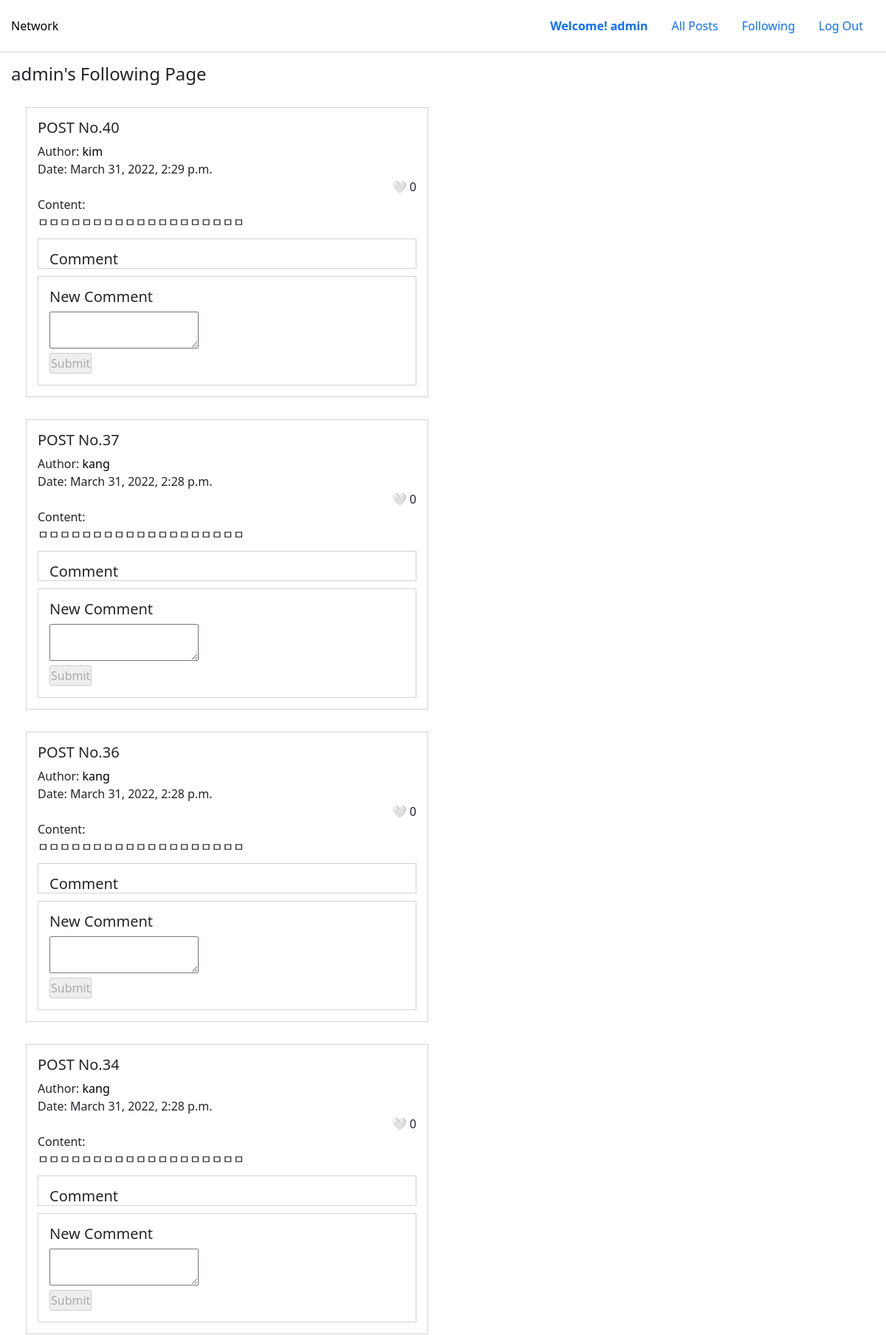
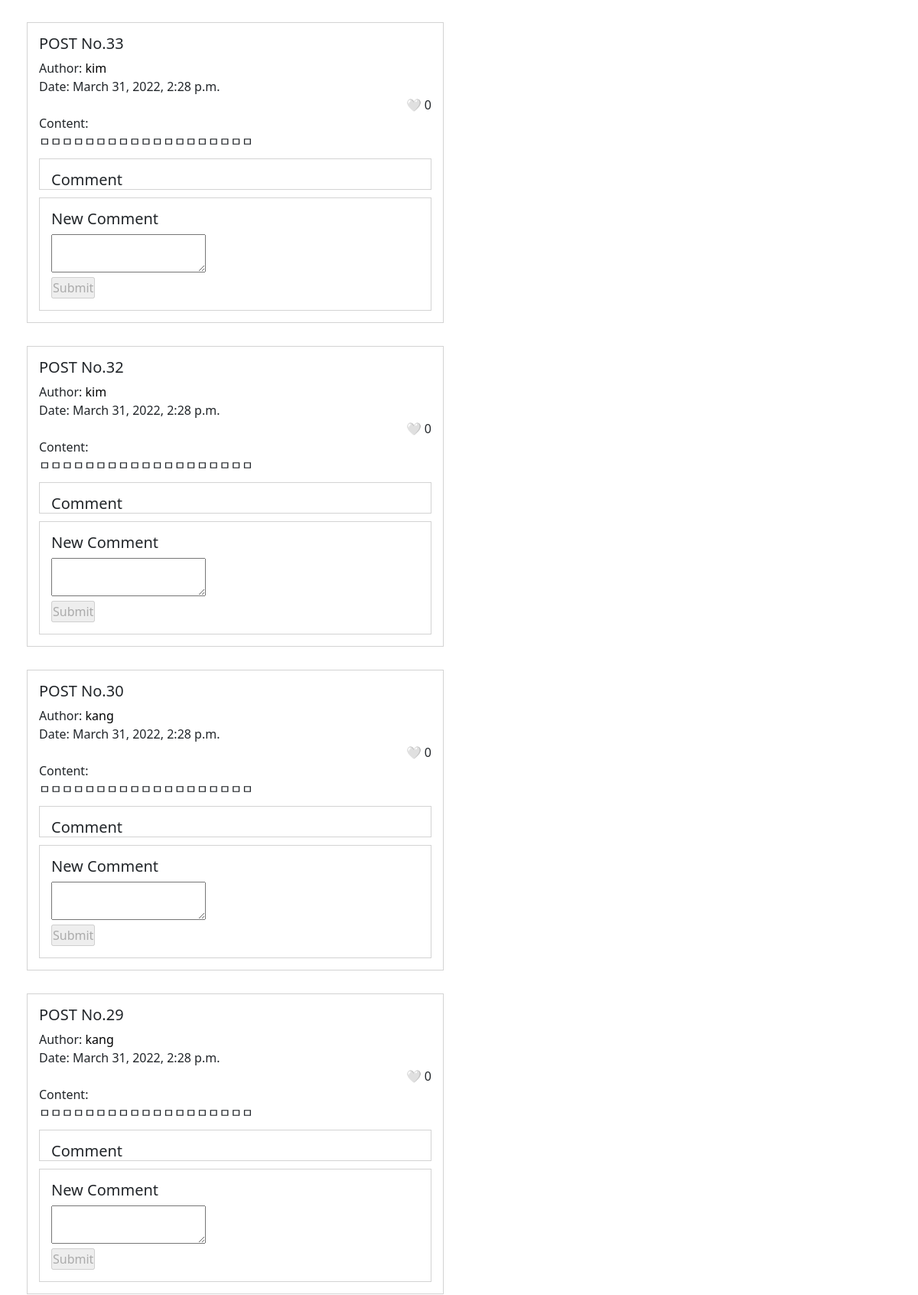
The page /following/admin (signed in, upper part) on the database its author committed (2 pictures, top to bottom).
### network/models.py (models this page shows, shortened)
class User(AbstractUser):
    follower = models.ManyToManyField(
        "self",
        blank=True,
        symmetrical=False,
        related_name="user_follower",
    )
    following = models.ManyToManyField(
        "self",
        blank=True,
        symmetrical=False,
        related_name="user_following",
    )

class Post(models.Model):
    user = models.ForeignKey(User, on_delete=models.CASCADE, related_name="post_author")
    content = models.TextField(max_length=500)
    created_time = models.DateTimeField(auto_now_add=True, auto_now=False)
    updated_time = models.DateTimeField(auto_now_add=False, auto_now=True)
    like = models.ManyToManyField(User, blank=True, related_name="post_like")

### network/views.py (the view)
# urls.py: path("following/<str:username>", views.following, name="following"),
@login_required
def following(request, username):
    followings = User.objects.get(username=username).following.all()
    posts = Post.objects.filter(user__in=followings).order_by("-created_time")
    comments = Comment.objects.all()
    paginator = Paginator(posts, 10)
    page = request.GET.get("page")
    posts = paginator.get_page(page)
    return render(
        request,
        "network/following.html",
        {
            "followings": followings,
            "posts": posts,
            "comments": comments,
        },
    )

### network/templates/network/following.html (shortened to what this page needs)
{% extends "network/layout.html" %}
{% load static %}
{% block body %}
<h4>{{ request.user }}'s Following Page</h4>
  {% if user.is_authenticated %}
    {% for post in posts %}
    <div class="post_container">
      <div class="post_wrapper">
        <h5>POST No.{{ post.id }}</h5>
        <div class="author_wrapper">
          <div class="author">Author:
            <a href="{% url 'profile' post.user %}">{{ post.user.username }}</a>
          </div>
        </div>
        <div>Date: {{ post.created_time }} </div>
        <div class="like_box">
          <div
            class="post_like like {% if request.user == post.user %} disabled {% endif %}"
            post_id="{{ post.id }}"
            id="post_like_{{ post.id }}"
            {% if not request.user in post.like.all %}
            post_is_liked="no"
            {% else %}
            post_is_liked="yes"
            {% endif %}
          >
            <span id="post_heart_{{ post.id }}">
              {% if not request.user in post.like.all %}
              🤍
              {% else %}
              ❤
              {% endif %}
            </span>
            <span id="post_count_{{ post.id }}">{{ post.like.count }}</span>
          </div>
        </div>
        Content: <div class="post_content_div{{ post.id }}"> {{ post.content }}</div>
      <div class="comment_wrapper">
        <h5>Comment</h5>
        </div>
        {% if user.is_authenticated%}
      <div class="post_comment_wrapper">
        <h5>New Comment</h5>
        <div class="comment_content_wrapper">
          <form method="POST" action="{% url 'comment' post.id %}">
            <textarea name="comment_content" class="comment_textarea" required="required"></textarea>
            <div class="comment_submit_btn">
              <input type="submit" class="comment_submit_btn" value="Submit" />
            </div>
          </form>
        </div>
      </div>
      {% endif %}
      </div>
    </div>
    {% endfor %}
  {% endif %}
{% endblock %}

### network/templates/network/layout.html (shortened to what this page needs)
{% load static %}
<!DOCTYPE html>
<html lang="en">
  <head>
    <link
      href="https://cdn.jsdelivr.net/npm/bootstrap@5.1.3/dist/css/bootstrap.min.css"
      rel="stylesheet"
    />
    <link href="{% static 'network/css/styles.css' %}" rel="stylesheet" />
  </head>
  <body>
      <div class="header">
            <div class="header_logo">
                <a  href="{% url "index" %}">Network</a>
            </div>
            <div class="header_tabs">
                <ul>
                {% if user.is_authenticated %}
                <li>
                    <a class="nav-link" href="{% url "profile" request.user %}">
                        <strong>Welcome! {{ request.user }}</strong>
                    </a>
                </li>
                {% endif %}
                <li>
                  <a class="nav-link" href="{% url 'posts' %}">All Posts</a>
                </li>
                {% if user.is_authenticated %}
                <li>
                  <a class="nav-link" href="{% url 'following' request.user %}">Following</a>
                </li>
                <li>
                  <a class="nav-link" href="{% url 'logout' %}">Log Out</a>
                </li>
                {% endif %}
            </ul>
        </div>
      </div>
    <div class="body">{% block body %} {% endblock %}</div>
  </body>
</html>

### network/static/network/css/styles.css (style rules this page uses)
.header .header_tabs ul, .header { display: flex; justify-content: space-between; align-items: center; }
* { padding: 0; margin: 0; }
a, a:visited { text-decoration: none; color: black; }
.header { padding: 15px; border-bottom: 1px solid lightgrey; }
.header .header_tabs ul { margin: 0; list-style: none; }
.body { padding: 15px; width: 100%; }
.like_box { display: flex; justify-content: flex-end; align-items: center; }
.like_box .like { cursor: pointer; }
.author_wrapper { display: flex; align-items: center; justify-content: space-between; }
.post_container { width: 50%; margin: 30px 0px; }
.post_container .post_wrapper { margin: 10px 20px 10px 20px; padding: 15px; border: 1px solid lightgrey; }
.comment_wrapper { margin-top: 10px; border: 1px solid lightgrey; }
.comment_wrapper h5 { margin: 15px 15px 0px 15px; }
.post_comment_wrapper { margin-top: 10px; padding: 15px; border: 1px solid lightgrey; }

### rows shown on the page
User: user "admin"
Post: id "40", user.username "kim", created_time "March 31, 2022, 2:29 p.m.", like.count "0", content "ㅁㅁㅁㅁㅁㅁㅁㅁㅁㅁㅁㅁㅁㅁㅁㅁㅁㅁㅁ"
Post: id "37", user.username "kang", created_time "March 31, 2022, 2:28 p.m.", like.count "0", content "ㅁㅁㅁㅁㅁㅁㅁㅁㅁㅁㅁㅁㅁㅁㅁㅁㅁㅁㅁ"
Post: id "36", user.username "kang", created_time "March 31, 2022, 2:28 p.m.", like.count "0", content "ㅁㅁㅁㅁㅁㅁㅁㅁㅁㅁㅁㅁㅁㅁㅁㅁㅁㅁㅁ"
Post: id "34", user.username "kang", created_time "March 31, 2022, 2:28 p.m.", like.count "0", content "ㅁㅁㅁㅁㅁㅁㅁㅁㅁㅁㅁㅁㅁㅁㅁㅁㅁㅁㅁ"
Post: id "33", user.username "kim", created_time "March 31, 2022, 2:28 p.m.", like.count "0", content "ㅁㅁㅁㅁㅁㅁㅁㅁㅁㅁㅁㅁㅁㅁㅁㅁㅁㅁㅁ"
Post: id "32", user.username "kim", created_time "March 31, 2022, 2:28 p.m.", like.count "0", content "ㅁㅁㅁㅁㅁㅁㅁㅁㅁㅁㅁㅁㅁㅁㅁㅁㅁㅁㅁ"
Post: id "30", user.username "kang", created_time "March 31, 2022, 2:28 p.m.", like.count "0", content "ㅁㅁㅁㅁㅁㅁㅁㅁㅁㅁㅁㅁㅁㅁㅁㅁㅁㅁㅁ"
Post: id "29", user.username "kang", created_time "March 31, 2022, 2:28 p.m.", like.count "0", content "ㅁㅁㅁㅁㅁㅁㅁㅁㅁㅁㅁㅁㅁㅁㅁㅁㅁㅁㅁ"
